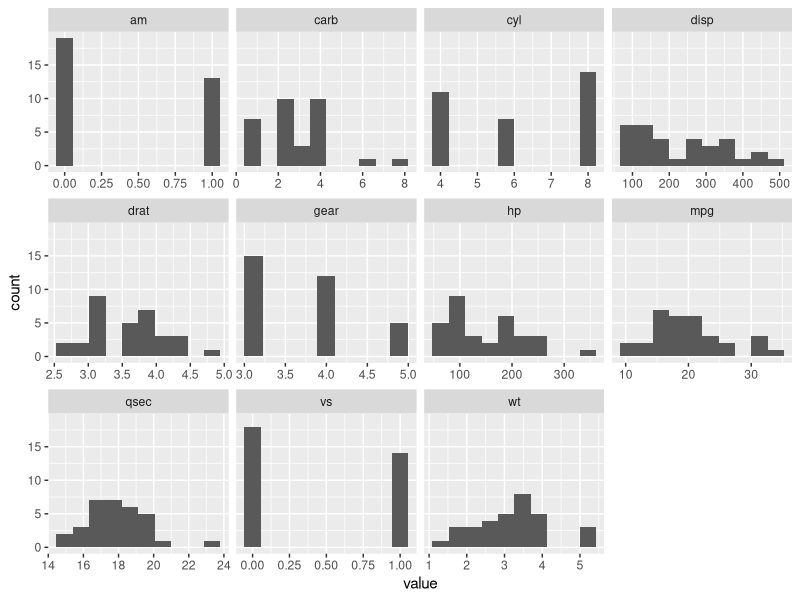
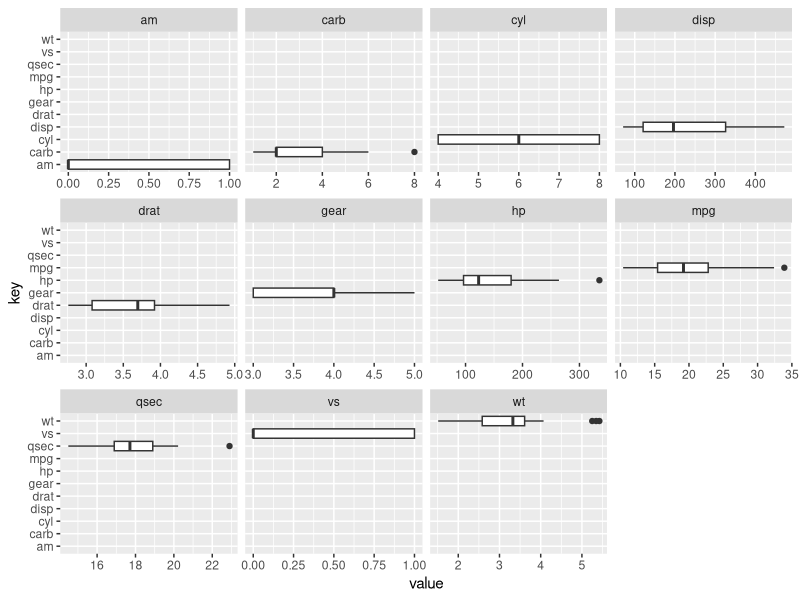

The R source for these figures, in order:
#1. Histogram for all variables in a dataset mtcars.
#Write a program to create histograms for all columns
View(mtcars)
library(ggplot2)
library(tidyr)

mtcars %>% gather() %>% head()
#Using this as our data, we can map value as our x variable, 
#and use facet_wrap to separate by the  key column:
ggplot(gather(mtcars), aes(value)) + 
  geom_histogram(bins = 10) + 
  facet_wrap(~key, scales = 'free_x')
#2. Check the probability distribution of all variables in mtcars.


#3. Write a program to create boxplot for all variables.
ggplot(gather(mtcars), aes(x=value,y=key)) + 
  geom_boxplot(bins = 10) + facet_wrap(~key, scales = 'free_x')
